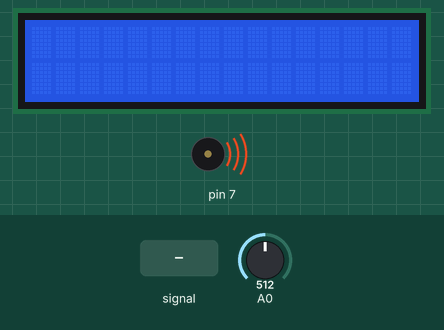
Bench run of a sketch on a simulated Arduino Uno, built with avr-gcc and run on an emulated ATmega328P. Parts: 16×2 character LCD, buzzer (waves = sounding). The test bench sets the inputs (shaded band); at power-on: A0 = 512. What the sketch prints to the serial monitor is not drawn.

Above: at 1.2 s.
1.3 s: A0 set to 262
2.8 s: A0 set to 235
At 3.4 s:
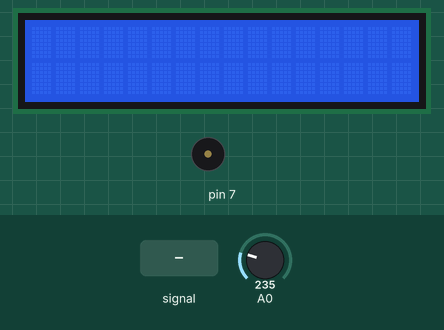
At 4.9 s:
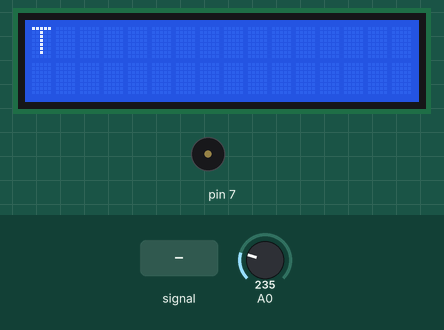
5.2 s: A0 fed a 200 Hz sine of ±81 counts around its level
8.2 s: A0 set to 122
10.6 s: A0 set to 260
At 11.8 s:
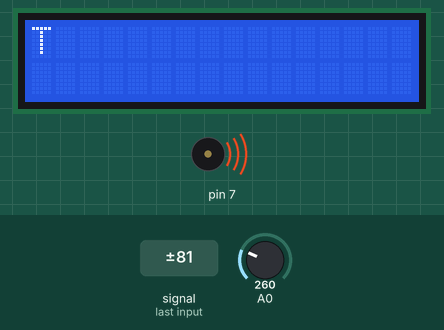
12.1 s: A0 set to 240
At 13.4 s:
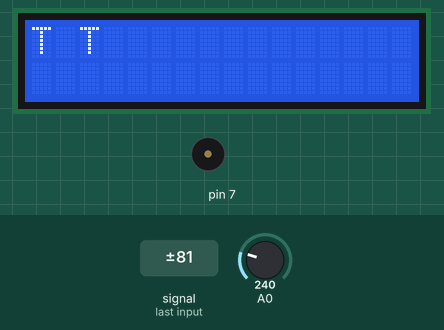
Timing chart, 0 to 15.1 s (numbered marks = the images above; inputs shaded):
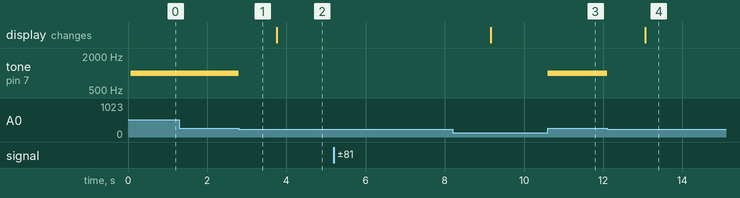

The sketch:

receiver.ino
```cpp
/*
 * Aleksandar Knezevic - knezevi2
 * Caglar kurtkaya - ckurtk2
 *
 * 362 Final Project Receiver
 *
 * Description
 * -Receives light from transmitted laser and decodes the laser pulses into
 * characters to be displayed on an LCD.
 *
 * Assumptions
 * -We thought the photoresistor would be fine exposed but we needed to wrap
 * it in duct tape to block out any unwanted light.
 * -Got the laser timings to work when printing to serial but didn't work when
 * we started displaying output to LCD, delay affected it.
 *
 * References
 *
-https://create.arduino.cc/projecthub/achindra/morse-code-transceiver-b5ae38?ref=tag&ref_id=c
ommunication&offset=20
 * -https://www.arduino.cc/en/Tutorial/LiquidCrystalScroll
 * -https://www.instructables.com/id/How-to-use-a-photoresistor-or-photocell-Arduino-Tu/
 *
-https://create.arduino.cc/projecthub/SURYATEJA/use-a-buzzer-module-piezo-speaker-using-ar
duino-uno-89df45
 */

 const char MorseTree[] = {'\0','E', 'T', 'I', 'A', 'N', 'M', 'S',
 'U', 'R', 'W', 'D', 'K', 'G', 'O', 'H',
 'V', 'F', 'U', 'L', 'A', 'P', 'J', 'B',
 'X', 'C', 'Y', 'Z', 'Q', '\0','\0','5',
 '4', '\0','3', '\0','\0','\0','2', '\0',
 '\0','+', '\0','\0','\0','\0','1', '6',
 '=', '/', '\0','\0','\0','(', '\0','7',
 '\0','\0','\0','8', '\0','9', '0', '\0',
 '\0','\0','\0','\0','\0','\0','\0','\0',
 '\0','\0','\0','?', '_', '\0','\0','\0',
 '\0','"', '\0','\0','.', '\0','\0','\0',
 '\0','@', '\0','\0','\0','\0','\0','\0',
 '-', '\0','\0','\0','\0','\0','\0','\0',
 '\0',';', '!', '\0',')', '\0','\0','\0',
 '\0','\0',',', '\0','\0','\0','\0',':',
 '\0','\0','\0','\0','\0','\0','\0'
 };
 //binary tree of chars for decoding
#include <LiquidCrystal.h>
int val = 0; // A Variable to Store the Light Value from the LDR
int ctrHigh = 0; //controls boundaries for dots/dashes
int ctrLow = 0;
int codePtr = 0; //controls what letter to be decoded
int dotLen = 4000; //approximation of pulse
int numChars = 0; //for LCD cursor positioning
bool isRow2 = false; //same as above
LiquidCrystal lcd(12, 11, 5, 4, 3, 2);
void setup() {
  Serial.begin(9600);// Start a Serial Connection
  Serial.print(codePtr);
  lcd.begin(16, 2); //set up LCD
  lcd.clear();
}

void loop() {
 val = analogRead(0); //reads photoresistor value
 if (val >= 250) { //if receiving light
 ctrHigh++; //increment
 ctrLow = 0;
 digitalWrite(13, HIGH); //light up onboard LED
 tone(7, 1000); //emit noise
 }
 else { //not receiving light
 ctrLow++; //increment
 if ((ctrHigh >= dotLen) && (ctrHigh < 7000)) { //upper boundary for dash
 Serial.println(ctrHigh);
 Serial.print(".");
 codePtr = (2 * codePtr) + 1; //find character from array
 }
 else if (ctrHigh >= 7000) { //lower boundary for dash
 Serial.println(ctrHigh);
 Serial.print("-");
 codePtr = (2 * codePtr) + 2;
 }
 else {
 if(ctrLow == dotLen * 2){ //character matched to morse
 Serial.print(MorseTree[codePtr]);
 lcd.print(MorseTree[codePtr]); //display character
 numChars++;
 if(!isRow2) { //cursor positioning
 lcd.setCursor(numChars, 0);
 if(numChars == 16) {
 isRow2 = true;
 }
 }
 else {
 if(numChars >= 16) {
 numChars = 0;
 }
 lcd.setCursor(numChars, 1);
 }
 codePtr = 0; //reset value
 }
 }
 ctrHigh = 0; //reset value
 digitalWrite(13, LOW); //turn off onboard LED
 noTone(7); //turn noise off
 }
}
```

Measured:
- the behaviour switches between 250 and 249 on A0 (found by bisection; images 0 and 1)
- after the input at 1.3 s, every drawn part: stays the same
- after the input at 2.8 s, tone on pin 7: 1000 Hz → silent at once
- after the input at 10.6 s, tone on pin 7: silent → 1000 Hz at once
- after the input at 12.1 s, tone on pin 7: 1000 Hz → silent at once; the display: changes after 0.96 s (image 4)
